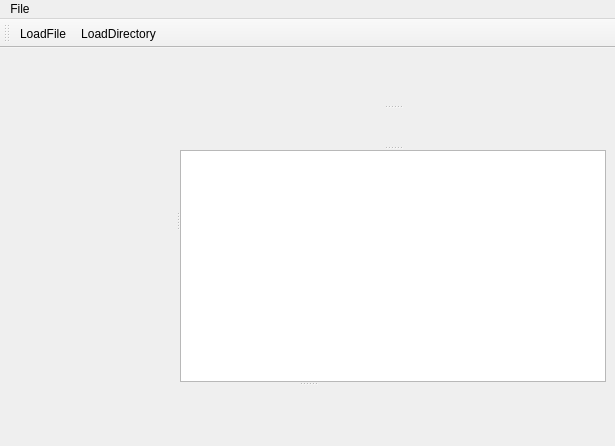
<?xml version="1.0" encoding="UTF-8"?>
<ui version="4.0">
 <class>MainWindow</class>
 <widget class="QMainWindow" name="MainWindow">
  <property name="geometry">
   <rect>
    <x>0</x>
    <y>0</y>
    <width>615</width>
    <height>446</height>
   </rect>
  </property>
  <property name="windowTitle">
   <string>MainWindow</string>
  </property>
  <property name="styleSheet">
   <string notr="true"/>
  </property>
  <widget class="QWidget" name="centralwidget">
   <layout class="QHBoxLayout" name="horizontalLayout">
    <item>
     <widget class="QSplitter" name="splitter_3">
      <property name="orientation">
       <enum>Qt::Vertical</enum>
      </property>
      <widget class="QSplitter" name="splitter_2">
       <property name="orientation">
        <enum>Qt::Horizontal</enum>
       </property>
       <widget class="MediaLibrary" name="library" native="true">
        <property name="minimumSize">
         <size>
          <width>20</width>
          <height>20</height>
         </size>
        </property>
       </widget>
       <widget class="QSplitter" name="splitter">
        <property name="orientation">
         <enum>Qt::Vertical</enum>
        </property>
        <widget class="Controls" name="control" native="true">
         <property name="sizePolicy">
          <sizepolicy hsizetype="Minimum" vsizetype="Fixed">
           <horstretch>0</horstretch>
           <verstretch>0</verstretch>
          </sizepolicy>
         </property>
         <property name="minimumSize">
          <size>
           <width>0</width>
           <height>40</height>
          </size>
         </property>
        </widget>
        <widget class="MediaInfo" name="widgetInfo" native="true">
         <property name="minimumSize">
          <size>
           <width>20</width>
           <height>20</height>
          </size>
         </property>
        </widget>
        <widget class="QListView" name="listViewPlaylist"/>
       </widget>
      </widget>
      <widget class="Spectrograph" name="visualizer" native="true">
       <property name="minimumSize">
        <size>
         <width>20</width>
         <height>20</height>
        </size>
       </property>
      </widget>
     </widget>
    </item>
   </layout>
  </widget>
  <widget class="QMenuBar" name="menubar">
   <property name="geometry">
    <rect>
     <x>0</x>
     <y>0</y>
     <width>615</width>
     <height>25</height>
    </rect>
   </property>
   <widget class="QMenu" name="menuFile">
    <property name="title">
     <string>File</string>
    </property>
    <addaction name="actionLoadFile"/>
    <addaction name="actionLoadDirectory"/>
   </widget>
   <addaction name="menuFile"/>
  </widget>
  <widget class="QToolBar" name="toolBar">
   <property name="windowTitle">
    <string>toolBar</string>
   </property>
   <attribute name="toolBarArea">
    <enum>TopToolBarArea</enum>
   </attribute>
   <attribute name="toolBarBreak">
    <bool>false</bool>
   </attribute>
   <addaction name="actionLoadFile"/>
   <addaction name="actionLoadDirectory"/>
  </widget>
  <action name="actionLoadFile">
   <property name="text">
    <string>LoadFile</string>
   </property>
  </action>
  <action name="actionLoadDirectory">
   <property name="text">
    <string>LoadDirectory</string>
   </property>
  </action>
 </widget>
 <customwidgets>
  <customwidget>
   <class>Spectrograph</class>
   <extends>QWidget</extends>
   <header>spectrograph.h</header>
   <container>1</container>
   <slots>
    <slot>loadSamples(QAudioBuffer::S16S*,int)</slot>
   </slots>
  </customwidget>
  <customwidget>
   <class>Controls</class>
   <extends>QWidget</extends>
   <header>controls.h</header>
   <container>1</container>
   <slots>
    <signal>next()</signal>
    <signal>prev()</signal>
   </slots>
  </customwidget>
  <customwidget>
   <class>MediaInfo</class>
   <extends>QWidget</extends>
   <header>mediainfo.h</header>
   <container>1</container>
  </customwidget>
  <customwidget>
   <class>MediaLibrary</class>
   <extends>QWidget</extends>
   <header>medialibrary.h</header>
   <container>1</container>
  </customwidget>
 </customwidgets>
 <resources/>
 <connections/>
</ui>
